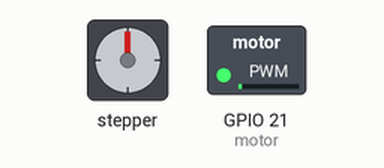
Simulated run of this program. Board: ESP32 board running MicroPython. Parts: stepper motor, switched loads named in the program (green lamp = pin HIGH). Random numbers come from a fixed seed; the stepper is drawn at 2048 steps a turn; threads take turns every 2 ms; pins used as bus, display or sensor lines are not drawn.

Above: at 0.15 s.
At 9.75 s:
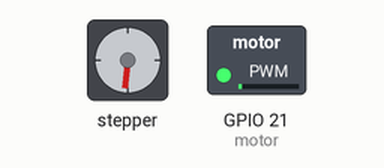
At 19.56 s:
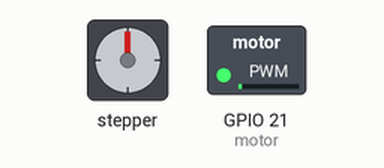
At 39.68 s:
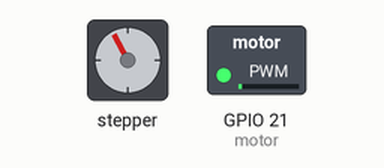
Timing chart, 0 to 40.0 s (numbered marks = the images above):
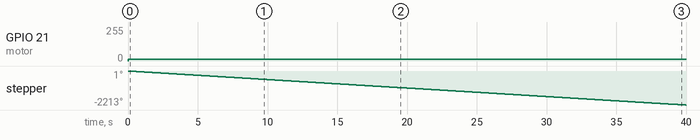

Measured:
- by itself, GPIO 21 (motor): 0/255 → 14/255 at 0.01 s
- by itself, stepper: keeps turning counter-clockwise at about 55°/s

The program:

Motors.py
```python
import _thread
from servo import Servo
from stepmotor import mystepmotor
from machine import Pin, PWM
import time
import random

def step_motor_thread(): #stepmotor thread
    myStepMotor = mystepmotor(14,13,12,11)
    while True: #while active make the motor spin
        myStepMotor.moveSteps(1,96*64,3000)
        time.sleep_ms(100)

def servo_motor_thread():  # servo motor thread
    motor = Servo(pin=21)
    while True:  # while active move the servo at random intervals
        motor.move(60)
        time.sleep(0.005)
        motor.move(120)
        time.sleep(0.005)
        motor.move(60)

        # Generate a random sleep time between 1 and 3 seconds
        random_sleep_time = random.randint(1, 3)

        time.sleep(random_sleep_time)

#Create threads
_thread.start_new_thread(step_motor_thread, ())
_thread.start_new_thread(servo_motor_thread, ())
```

servo.py
```python
from machine import Pin, PWM

class Servo:
    # these defaults work for the standard TowerPro SG90
    __servo_pwm_freq = 50
    __min_u10_duty = 26 - 0 # offset for correction
    __max_u10_duty = 123- 0  # offset for correction
    min_angle = 0
    max_angle = 180
    current_angle = 0.001


    def __init__(self, pin):
        self.__initialise(pin)


    def update_settings(self, servo_pwm_freq, min_u10_duty, max_u10_duty, min_angle, max_angle, pin):
        self.__servo_pwm_freq = servo_pwm_freq
        self.__min_u10_duty = min_u10_duty
        self.__max_u10_duty = max_u10_duty
        self.min_angle = min_angle
        self.max_angle = max_angle
        self.__initialise(pin)


    def move(self, angle):
        # round to 2 decimal places, so we have a chance of reducing unwanted servo adjustments
        angle = round(angle, 2)
        # do we need to move?
        if angle == self.current_angle:
            return
        self.current_angle = angle
        # calculate the new duty cycle and move the motor
        duty_u10 = self.__angle_to_u10_duty(angle)
        self.__motor.duty(duty_u10)

    def __angle_to_u10_duty(self, angle):
        return int((angle - self.min_angle) * self.__angle_conversion_factor) + self.__min_u10_duty


    def __initialise(self, pin):
        self.current_angle = -0.001
        self.__angle_conversion_factor = (self.__max_u10_duty - self.__min_u10_duty) / (self.max_angle - self.min_angle)
        self.__motor = PWM(Pin(pin))
        self.__motor.freq(self.__servo_pwm_freq)
```

stepmotor.py
```python
from machine import Pin
import time

phasecw  = [0x08,0x04,0x02,0x01]
phaseccw = [0x01,0x02,0x04,0x08]
out=0x01

class mystepmotor(object):
    def __init__(self, A: int=14, B: int=13, C: int=12, D: int=11):
        self._A = Pin(A,Pin.OUT,0)
        self._B = Pin(B,Pin.OUT,0)
        self._C = Pin(C,Pin.OUT,0)
        self._D = Pin(D,Pin.OUT,0)

    def _motorcontrol(self,data):
        if data == 0x08:
            self._A.on()
            self._B.off()
            self._C.off()
            self._D.off()
        if data == 0x04:
            self._A.off()
            self._B.on()
            self._C.off()
            self._D.off()
        if data == 0x02:
            self._A.off()
            self._B.off()
            self._C.on()
            self._D.off()
        if data == 0x01:
            self._A.off()
            self._B.off()
            self._C.off()
            self._D.on()
        if data == 0x00:
            self._A.off()
            self._B.off()
            self._C.off()
            self._D.off()

    def moveOneStep(self,direction):
        global out
        if direction == 1:
            if out!=0x08:
                out=out<<1
            else:
                out=0x01
        else:
            if direction == 0:
                if out!=0x01:
                    out=out>>1
                else:
                    out=0x08
        self._motorcontrol(out)

    def moveSteps(self,direction,steps,us):
        for i in range(steps):
            self.moveOneStep(direction)
            time.sleep_us(us)

    def moveAround(self,direction,turns,us):
        for i in range(turns):
            self.moveSteps(direction,32*64,us)

    def moveAngle(self,angles,us):
        self.moveSteps(direction,32*64//angles,us)

    def stop(self):
        self._motorcontrol(0x00)
```
